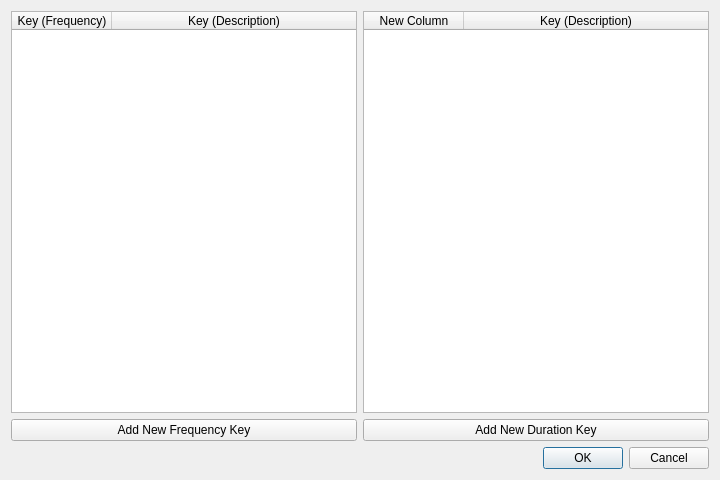
<?xml version="1.0" encoding="UTF-8"?>
<ui version="4.0">
 <class>KeySetEditor</class>
 <widget class="QDialog" name="KeySetEditor">
  <property name="geometry">
   <rect>
    <x>0</x>
    <y>0</y>
    <width>720</width>
    <height>480</height>
   </rect>
  </property>
  <property name="windowTitle">
   <string>Dialog</string>
  </property>
  <layout class="QVBoxLayout" name="verticalLayout">
   <item>
    <layout class="QHBoxLayout" name="topLayout">
     <item>
      <layout class="QVBoxLayout" name="leftPanel">
       <item>
        <widget class="QTableWidget" name="tableWidgetFrequency">
         <property name="focusPolicy">
          <enum>Qt::TabFocus</enum>
         </property>
         <property name="editTriggers">
          <set>QAbstractItemView::NoEditTriggers</set>
         </property>
         <property name="tabKeyNavigation">
          <bool>false</bool>
         </property>
         <property name="showDropIndicator" stdset="0">
          <bool>false</bool>
         </property>
         <property name="dragEnabled">
          <bool>false</bool>
         </property>
         <property name="dragDropOverwriteMode">
          <bool>false</bool>
         </property>
         <property name="dragDropMode">
          <enum>QAbstractItemView::NoDragDrop</enum>
         </property>
         <property name="alternatingRowColors">
          <bool>true</bool>
         </property>
         <property name="selectionMode">
          <enum>QAbstractItemView::SingleSelection</enum>
         </property>
         <property name="selectionBehavior">
          <enum>QAbstractItemView::SelectRows</enum>
         </property>
         <attribute name="horizontalHeaderStretchLastSection">
          <bool>true</bool>
         </attribute>
         <attribute name="verticalHeaderShowSortIndicator" stdset="0">
          <bool>true</bool>
         </attribute>
         <column>
          <property name="text">
           <string>Key (Frequency)</string>
          </property>
         </column>
         <column>
          <property name="text">
           <string>Key (Description)</string>
          </property>
         </column>
        </widget>
       </item>
       <item>
        <widget class="QPushButton" name="pushButtonFrequency">
         <property name="text">
          <string>Add New Frequency Key</string>
         </property>
        </widget>
       </item>
      </layout>
     </item>
     <item>
      <layout class="QVBoxLayout" name="rightPanel">
       <item>
        <widget class="QTableWidget" name="tableWidgetDuration">
         <property name="focusPolicy">
          <enum>Qt::ClickFocus</enum>
         </property>
         <property name="editTriggers">
          <set>QAbstractItemView::NoEditTriggers</set>
         </property>
         <property name="tabKeyNavigation">
          <bool>false</bool>
         </property>
         <property name="showDropIndicator" stdset="0">
          <bool>false</bool>
         </property>
         <property name="dragDropOverwriteMode">
          <bool>false</bool>
         </property>
         <property name="alternatingRowColors">
          <bool>true</bool>
         </property>
         <property name="selectionMode">
          <enum>QAbstractItemView::SingleSelection</enum>
         </property>
         <property name="selectionBehavior">
          <enum>QAbstractItemView::SelectRows</enum>
         </property>
         <attribute name="horizontalHeaderStretchLastSection">
          <bool>true</bool>
         </attribute>
         <attribute name="verticalHeaderShowSortIndicator" stdset="0">
          <bool>true</bool>
         </attribute>
         <column>
          <property name="text">
           <string>New Column</string>
          </property>
         </column>
         <column>
          <property name="text">
           <string>Key (Description)</string>
          </property>
         </column>
        </widget>
       </item>
       <item>
        <widget class="QPushButton" name="pushButtonDuration">
         <property name="text">
          <string>Add New Duration Key</string>
         </property>
        </widget>
       </item>
      </layout>
     </item>
    </layout>
   </item>
   <item>
    <widget class="QDialogButtonBox" name="buttonBox">
     <property name="orientation">
      <enum>Qt::Horizontal</enum>
     </property>
     <property name="standardButtons">
      <set>QDialogButtonBox::Cancel|QDialogButtonBox::Ok</set>
     </property>
    </widget>
   </item>
  </layout>
 </widget>
 <resources/>
 <connections>
  <connection>
   <sender>buttonBox</sender>
   <signal>accepted()</signal>
   <receiver>KeySetEditor</receiver>
   <slot>accept()</slot>
   <hints>
    <hint type="sourcelabel">
     <x>248</x>
     <y>254</y>
    </hint>
    <hint type="destinationlabel">
     <x>157</x>
     <y>274</y>
    </hint>
   </hints>
  </connection>
  <connection>
   <sender>buttonBox</sender>
   <signal>rejected()</signal>
   <receiver>KeySetEditor</receiver>
   <slot>reject()</slot>
   <hints>
    <hint type="sourcelabel">
     <x>316</x>
     <y>260</y>
    </hint>
    <hint type="destinationlabel">
     <x>286</x>
     <y>274</y>
    </hint>
   </hints>
  </connection>
 </connections>
</ui>
